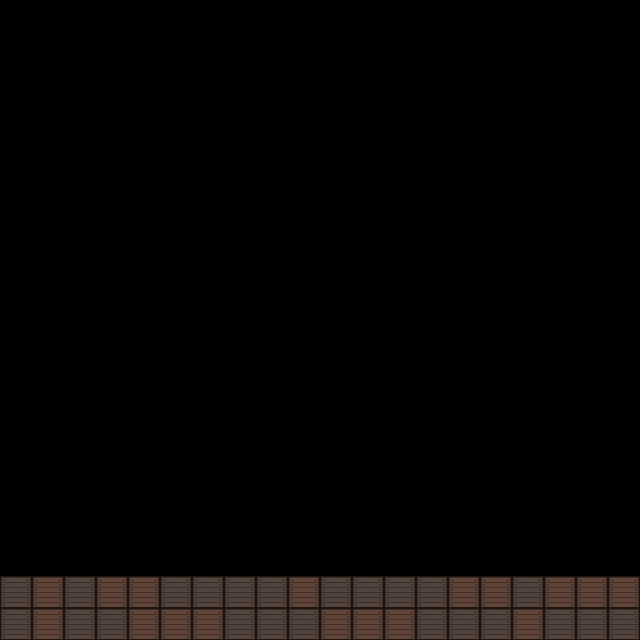

A level layout from a 2D game, rendered from its tile map. Below: a short description, then the map file with tile-grid data replaced by summaries:
An orthogonal 20x20 tile map with 32x32 px tiles, 1 tile layer (Tile Layer 1).

<map version="1.0" orientation="orthogonal" width="20" height="20" tilewidth="32" tileheight="32">
 <tileset firstgid="1" name="BlockTileset" tilewidth="32" tileheight="32">
  <image source="BlockTileset.png" width="128" height="32" />
 </tileset>
 <layer name="Tile Layer 1" width="20" height="20">
  <data>[400 cells, 40 non-empty, 2 distinct tile ids]</data>
 </layer>
</map>
